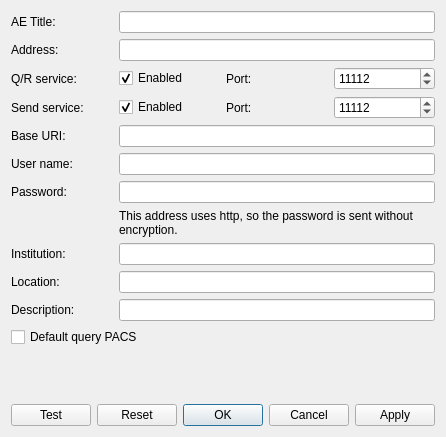
<?xml version="1.0" encoding="UTF-8"?>
<ui version="4.0">
 <class>QPacsDialogBase</class>
 <widget class="QDialog" name="QPacsDialogBase">
  <property name="geometry">
   <rect>
    <x>0</x>
    <y>0</y>
    <width>438</width>
    <height>437</height>
   </rect>
  </property>
  <layout class="QVBoxLayout" name="verticalLayout">
   <item>
    <layout class="QGridLayout" name="gridLayout">
     <item row="0" column="0">
      <widget class="QLabel" name="m_aeTitleLabel">
       <property name="text">
        <string>AE Title:</string>
       </property>
      </widget>
     </item>
     <item row="0" column="1" colspan="3">
      <widget class="QLineEdit" name="m_aeTitleLineEdit">
       <property name="maxLength">
        <number>16</number>
       </property>
      </widget>
     </item>
     <item row="1" column="0">
      <widget class="QLabel" name="m_addressLabel">
       <property name="text">
        <string>Address:</string>
       </property>
      </widget>
     </item>
     <item row="1" column="1" colspan="3">
      <widget class="QLineEdit" name="m_addressLineEdit"/>
     </item>
     <item row="2" column="0">
      <widget class="QLabel" name="m_qrServiceLabel">
       <property name="text">
        <string>Q/R service:</string>
       </property>
      </widget>
     </item>
     <item row="2" column="1">
      <widget class="QCheckBox" name="m_qrServiceEnabledCheckBox">
       <property name="text">
        <string>Enabled</string>
       </property>
       <property name="checked">
        <bool>true</bool>
       </property>
      </widget>
     </item>
     <item row="2" column="2">
      <widget class="QLabel" name="m_qrServicePortLabel">
       <property name="text">
        <string>Port:</string>
       </property>
      </widget>
     </item>
     <item row="2" column="3">
      <widget class="QSpinBox" name="m_qrServicePortSpinBox">
       <property name="maximum">
        <number>65535</number>
       </property>
       <property name="value">
        <number>11112</number>
       </property>
      </widget>
     </item>
     <item row="3" column="0">
      <widget class="QLabel" name="m_sendServiceLabel">
       <property name="text">
        <string>Send service:</string>
       </property>
      </widget>
     </item>
     <item row="3" column="1">
      <widget class="QCheckBox" name="m_sendServiceEnabledCheckBox">
       <property name="text">
        <string>Enabled</string>
       </property>
       <property name="checked">
        <bool>true</bool>
       </property>
      </widget>
     </item>
     <item row="3" column="2">
      <widget class="QLabel" name="m_sendServicePortLabel">
       <property name="text">
        <string>Port:</string>
       </property>
      </widget>
     </item>
     <item row="3" column="3">
      <widget class="QSpinBox" name="m_sendServicePortSpinBox">
       <property name="maximum">
        <number>65535</number>
       </property>
       <property name="value">
        <number>11112</number>
       </property>
      </widget>
     </item>
     <item row="4" column="0">
      <widget class="QLabel" name="m_baseUriLabel">
       <property name="text">
        <string>Base URI:</string>
       </property>
      </widget>
     </item>
     <item row="4" column="1" colspan="3">
      <widget class="QLineEdit" name="m_baseUriLineEdit"/>
     </item>
     <item row="5" column="0">
      <widget class="QLabel" name="m_usernameLabel">
       <property name="text">
        <string>User name:</string>
       </property>
      </widget>
     </item>
     <item row="5" column="1" colspan="3">
      <widget class="QLineEdit" name="m_usernameLineEdit"/>
     </item>
     <item row="6" column="0">
      <widget class="QLabel" name="m_passwordLabel">
       <property name="text">
        <string>Password:</string>
       </property>
      </widget>
     </item>
     <item row="6" column="1" colspan="3">
      <widget class="QLineEdit" name="m_passwordLineEdit">
       <property name="echoMode">
        <enum>QLineEdit::Password</enum>
       </property>
      </widget>
     </item>
     <item row="7" column="1" colspan="3">
      <widget class="QLabel" name="m_loginWarningLabel">
       <property name="text">
        <string>This address uses http, so the password is sent without encryption.</string>
       </property>
       <property name="wordWrap">
        <bool>true</bool>
       </property>
      </widget>
     </item>
     <item row="8" column="0">
      <widget class="QLabel" name="label_7">
       <property name="text">
        <string>Institution:</string>
       </property>
      </widget>
     </item>
     <item row="8" column="1" colspan="3">
      <widget class="QLineEdit" name="m_institutionLineEdit"/>
     </item>
     <item row="9" column="0">
      <widget class="QLabel" name="label_8">
       <property name="text">
        <string>Location:</string>
       </property>
      </widget>
     </item>
     <item row="9" column="1" colspan="3">
      <widget class="QLineEdit" name="m_locationLineEdit"/>
     </item>
     <item row="10" column="0">
      <widget class="QLabel" name="label_9">
       <property name="text">
        <string>Description:</string>
       </property>
      </widget>
     </item>
     <item row="10" column="1" colspan="3">
      <widget class="QLineEdit" name="m_descriptionLineEdit"/>
     </item>
     <item row="11" column="0" colspan="4">
      <widget class="QCheckBox" name="m_defaultQueryPacsCheckBox">
       <property name="text">
        <string>Default query PACS</string>
       </property>
      </widget>
     </item>
    </layout>
   </item>
   <item>
    <spacer name="verticalSpacer">
     <property name="orientation">
      <enum>Qt::Vertical</enum>
     </property>
     <property name="sizeHint" stdset="0">
      <size>
       <width>20</width>
       <height>0</height>
      </size>
     </property>
    </spacer>
   </item>
   <item>
    <layout class="QHBoxLayout" name="horizontalLayout">
     <item>
      <widget class="QPushButton" name="m_testPushButton">
       <property name="text">
        <string>Test</string>
       </property>
      </widget>
     </item>
     <item>
      <widget class="QDialogButtonBox" name="m_buttonBox">
       <property name="orientation">
        <enum>Qt::Horizontal</enum>
       </property>
       <property name="standardButtons">
        <set>QDialogButtonBox::Apply|QDialogButtonBox::Cancel|QDialogButtonBox::Ok|QDialogButtonBox::Reset</set>
       </property>
      </widget>
     </item>
    </layout>
   </item>
  </layout>
 </widget>
 <resources/>
 <connections>
  <connection>
   <sender>m_buttonBox</sender>
   <signal>accepted()</signal>
   <receiver>QPacsDialogBase</receiver>
   <slot>accept()</slot>
   <hints>
    <hint type="sourcelabel">
     <x>248</x>
     <y>254</y>
    </hint>
    <hint type="destinationlabel">
     <x>157</x>
     <y>274</y>
    </hint>
   </hints>
  </connection>
  <connection>
   <sender>m_buttonBox</sender>
   <signal>rejected()</signal>
   <receiver>QPacsDialogBase</receiver>
   <slot>reject()</slot>
   <hints>
    <hint type="sourcelabel">
     <x>316</x>
     <y>260</y>
    </hint>
    <hint type="destinationlabel">
     <x>286</x>
     <y>274</y>
    </hint>
   </hints>
  </connection>
 </connections>
</ui>
